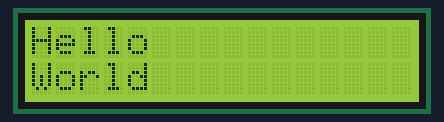
This sketch was run on a simulated Arduino Uno, built with avr-gcc and run on an emulated ATmega328P. On the bench: 16×2 character LCD.

Above: at 0.1 s.
At 2.1 s:
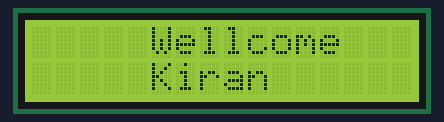

The sketch:

Air_Quality_6.ino
```cpp
//

#include <Wire.h>
#include <LiquidCrystal_I2C.h>

// Set the LCD address to 0x27 for a 16 chars and 2 line display
LiquidCrystal_I2C lcd(0x27, 16, 2);

void setup() {
  // put your setup code here, to run once:
  lcd.init();
//  lcd.setCursor(0,0);
  // Turn on the blacklight and print a message.
  lcd.backlight();
//  lcd.print("Hello, world!");
}

void loop() {
  // put your main code here, to run repeatedly:
  // Do nothing here...
  lcd.clear();

  lcd.setCursor(0,0);
  lcd.print("Hello");
  lcd.setCursor(0,1);
  lcd.print("World");

  delay(2000);

  lcd.clear();

  lcd.setCursor(5,0);
  lcd.print("Wellcome");
  lcd.setCursor(5,1);
  lcd.print("Kiran");

  delay(2000);

}
```

Measured:
- what the display in image 1 shows lasts 2.0 s, from 2.1 s to 4.1 s
